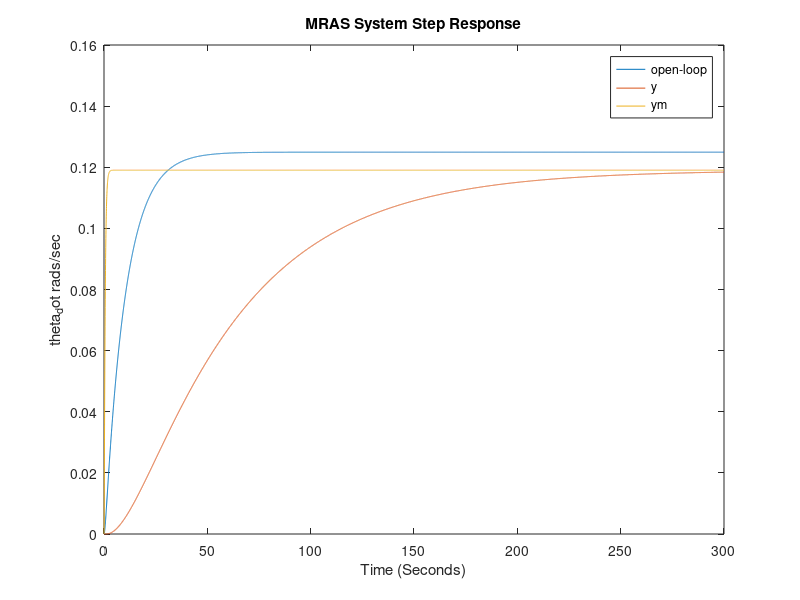

This figure's MATLAB source:
% Octave
% Created April 10th 2025
% Author: Drew Currie
% Created as the final project for MSU EELE-592
% This project will work to model the current load
% on a DC motor through the change in the moment of 
% inertia. 

clear; close all; clc;
%Load required packages
pkg load control;

% Motor Constants

L = 0.5;   %H
R = 1;     %Ohm

J = 0.01;  %kg/m^2
B = 0.1    %Ns/m
Ke = 0.01; %V/rad/sec
Kt = 0.01; %Nm/Amp
K = Ke;    %Since kt = Ke only need one variable

% Motor Equations
A = [-B/J,K/J; -K/L, -R/L];
B = [0; 1/L];
% x = [x1;x2]
%x1 = theta_dot x2 = i
%d/dt(x) = Ax+Bv
C = [1 0];
%y = C*x
%Step motor just for reference comapred to lsode solution
motor = ss(A,B,C,0);
%step(motor)
%Implement Model Reference Adapative System for Inertia

function px = g(x, t, gamma, enable)
    J0 = 0.01; %Reference model gain
                %What the MRAS starts with as an estimate

    % Motor Constants
    L = 0.5;   %H
    R = 1;     %Ohm
    %J is the actual inertia of the motor 
    J = 1.0;  %kg/m^2
    B = 0.1;    %Ns/m
    Ke = 0.01; %V/rad/sec
    Kt = 0.01; %Nm/Amp
    K = Ke;    %Since kt = Ke only need one variable

    %Constant input voltage to the motor
    uc = 5;


    %x vector map:
    %x(1) = theta_dot
    %x(2) = current
    %x(3) = input voltage
    %x(4) = Theta_dot_MRAS
    %x(5) = current_MRAS
    %x(6) = d(theta)/dt -> Control update signal for speed
    %x(7) = d(theta_2)/dt -> Control update signal for current
    %Output vector
    px = zeros(1,7);
    % If enable is 0 do not run the MRAS
    % Just run the system in an open loop configuration
    if(enable == 0)
        %State 1, theta_dot
        px(4) = x(4)*(-B/J)+x(5)*(K/J);
        px(5) = x(4)*(-K/J)+x(5)*(-R/L)+uc*L;
        %As derived from the state space model,
        % y = theta_dot -> y is speed control
    endif
    % If enable is 1 run the MRAS 
    % This means updating the system to try and
    %determine teh current inertia of the system 
    if(enable == 1)
        %Use estimated inertia, J0
        %MRAS States
        px(4) = x(4)*(-B/J0)+x(5)*(K/J0);
        px(5) = x(4)*(-K/J0)+x(5)*(-R/L)+uc*L;

        %Update control signal based on theta
        %See example 5.1 pg. 187
        u = x(6)*uc;
        px(3) = u;
        %Now implement plant with the modified 
        %control signal
        px(1) = x(1)*(-B/J)+x(2)*(K/J);
        px(2) = x(1)*(-K/J)+x(2)*(-R/L)+u*L;
    
        %Update MIT Rule
        % e = y - ym 
        e = x(1) - x(4);
        
        %Update input for next loop
        %In this case ym is a roational speed
        px(6) = -gamma*e*x(4);
    endif
endfunction;

%Simulation
t = linspace(0,300, 10000);
x0 = zeros(1,7);
%Set an input voltage to make the system do something
%This is the same as a step input at t=0
%MIT Rule gamma
gamma = 1;

%% Simulation open loop motor
x = lsode(@(x,t) g(x,t,gamma, 0), x0, t);
%Plot results of open loop operation
figure()
plot(t,x(:,4))
hold on;
title("Open Loop Step Response");
ylabel("theta_dot rads/sec");
xlabel('Time (Seconds)')
%%  Simulation MRAS motor
x = lsode(@(x,t) g(x,t,gamma, 1), x0, t);
%Plot results of MRAS 
plot(t,x(:,1), t, x(:,4))
title("MRAS System Step Response");
legend("open-loop","y", "ym");
ylabel("theta_dot rads/sec");
xlabel('Time (Seconds)')



pause(0.25);